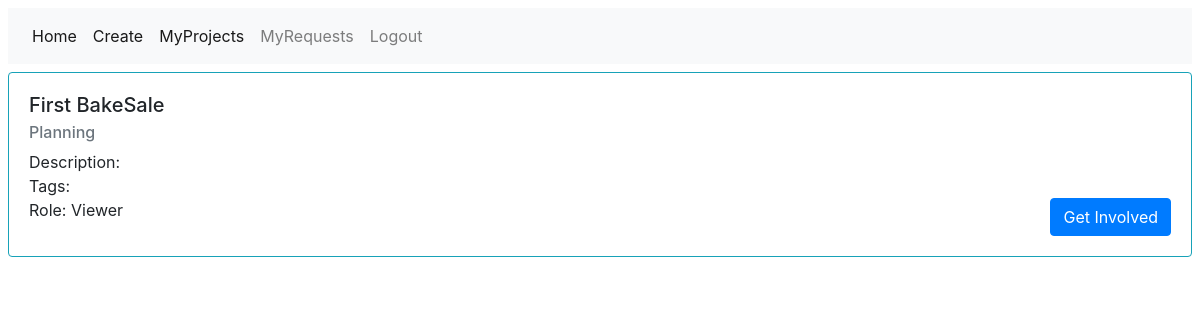
/projects/manage/1/, run on an earlier commit of the app's database.
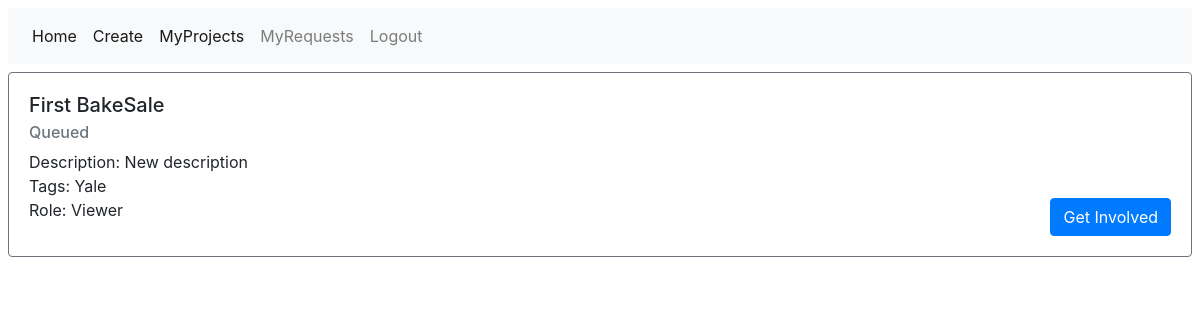
And on a later commit of the database.
### users/models.py (models this page shows, shortened)
class Project(models.Model):
    name = models.CharField(max_length=64)
    manager = models.ForeignKey(User, on_delete=models.PROTECT, related_name='manager')
    status = models.ForeignKey('Status', on_delete=models.PROTECT,)
    contributors = models.ManyToManyField(User, related_name='contributor', blank=True,)
    description = models.TextField()
    tags = models.ManyToManyField(Tag, blank=True,)

class Status(models.Model):
    status = models.CharField(max_length=64)
    cardClass = models.ForeignKey('CardClass', on_delete=models.CASCADE)
    def __str__(self):
        return f"{self.status}"

class Tag(models.Model):
    tag = models.CharField(max_length=64)
    def __str__(self):
        return f"{self.tag}"

### projects/views.py (the view)
# urls.py: path("manage/<int:project_id>/", views.manage_project_view, name="manage_project"),
def manage_project_view(request, project_id):
    project = Project.objects.get(pk = project_id)
    if project.manager == request.user:
        data = {'name': project.name,
                'description': project.description,
                'status': project.status,
                'contributors': project.contributors.all(),
                'tags': project.tags.all()}
        form = CreateProjectForm(initial=data)
        context = {'form': form,
                   'project': project}
        return render(request, "projects/project_manager.html", context)
    elif project.contributors.filter(id = request.user.id).count() != 0:
        role = "Contributor"
    else:
        role = "Viewer"
    context = {
        "project": project,
        "role": role
    }
    return render(request, "projects/project.html", context)

### projects/templates/projects/project.html
{% extends "projects/base.html" %}
{% block body %}
<div class="{{project.status.cardClass.cardClass}}">
  <div class="card-body">
      <h5 class = "card-title"> {{project.name}}</h5>
      <h6 class="card-subtitle mb-2 text-muted">{{project.status}}</h6>
      Description: {{project.description}} <br>
      Tags: {% for tag in project.tags.all %}{{tag}}{% endfor %}<br>
      Role: {{role}}
      {% if role == "Viewer" %}
        <a href="{% url 'projects:request' project.id %}" class="float-right btn btn-primary">Get Involved</a>
      {% endif %}
  </div>
</div>
{% endblock %}

What changed in the data, as far as the page shows it:
changed Project "First BakeSale": status_id 1 → 2 (drawn); status "Planning" → "Queued"; description (not shown) → "New description"
added Tag: tag "Yale"
